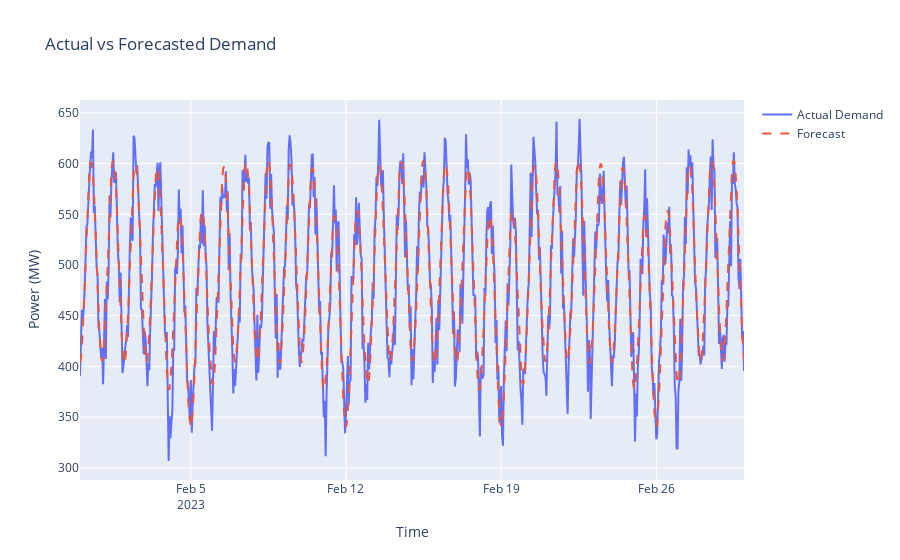

Notebook cell for this chart:
### Markdown cell above
### 📈 Step 3: Analyze Demand vs. Forecast

**Goal**: Check how well our AI model predicted the demand.

**Interpretation**:
- **Blue Line**: The actual electricity usage.
- **Dashed Line**: What our Prophet model predicted.
- **Gap**: The difference is the error. A small gap means the model is good.

### Code cell
fig = go.Figure()
fig.add_trace(go.Scatter(
    x=df['ds'], y=df['actual_demand'], name='Actual Demand'))
fig.add_trace(go.Scatter(
    x=df['ds'], y=df['forecast_demand'], name='Forecast', line=dict(dash='dash')))
fig.update_layout(title='Actual vs Forecasted Demand',
                  xaxis_title='Time', yaxis_title='Power (MW)')
fig.show()

### Figure 1 — Plotly figure (JSON) as saved in the notebook; plotly's stock layout.template omitted (floating-point values rounded to 4 significant figures; data arrays with more than 128 entries replaced by an {"elided": "..."} marker saying what was removed)
{"data": [{"name": "Actual Demand", "type": "scatter", "x": {"elided": "720 str values"}, "y": {"elided": "720 float values"}}, {"line": {"dash": "dash"}, "name": "Forecast", "type": "scatter", "x": {"elided": "720 str values"}, "y": {"elided": "720 float values"}}], "layout": {"title": {"text": "Actual vs Forecasted Demand"}, "xaxis": {"title": {"text": "Time"}}, "yaxis": {"title": {"text": "Power (MW)"}}}}
